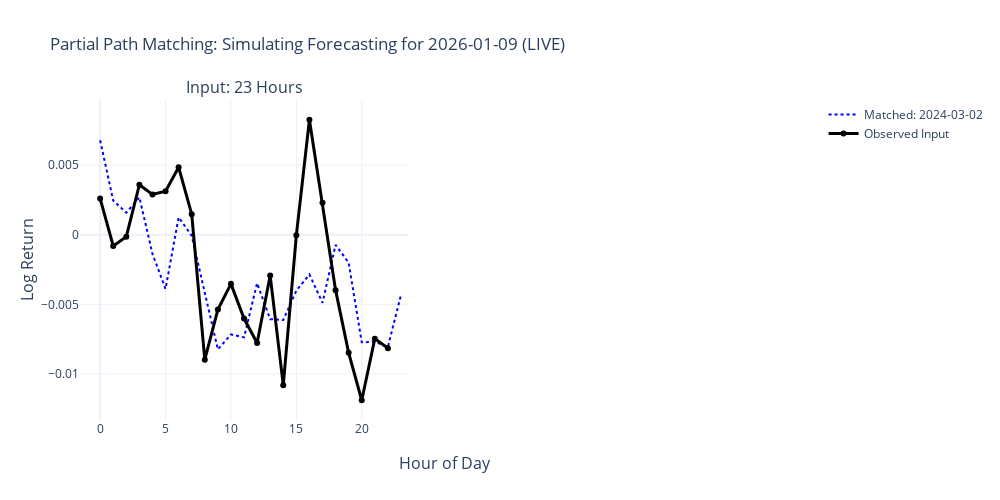

Source (notebook cell):
### Markdown cell above
## 5. Partial Path Matching (Forecasting / Nearest Neighbor)

Here we simulate a real-world scenario:
- We have observed the starting $k$ hours of a new day.
- We want to find the **most similar day** from history to predict how the rest of the day might unfold.

**Procedure:**
1. Select a "Target Day" (can be the latest day or a specific historic date).
2. Remove this Target Day from the "Historical Library" (to avoid matching with itself).
3. For each $k$ in user-defined `HOURS_TO_TEST` (e.g. [6, 12, 18, 23]):
    - Take the first $k$ hours of the Target Day.
    - Find the nearest neighbor in the Library (Euclidean distance on first $k$ steps).
    - Plot the Input vs. the Matched Outcome.

### Code cell
# Configuration
# ---------------------------------------------------------
# Define the hours you want to check for partial matching
# NOTE: If we are in "Live" mode (TARGET_DATE=None and live data exists),
# this list is ignored, and we only test the current available hours.
HOURS_TO_TEST = [6, 12, 18, 23]

# Define a specific target date to analyze (YYYY-MM-DD or None).
# If None, the script will use:
#   1. The LIVE incomplete day (if available) -> This is the "Real-Time Forecast".
#   2. The LAST complete historical day (if no live data is available).
TARGET_DATE = None  # e.g., "2024-01-15"
# ---------------------------------------------------------

# Use the full history for matching library, unless we select a target from it
library_matrix = series_matrix
library_dates = valid_dates

# Variables to hold our target info
TARGET_PATH_FULL = None  # May be None if live
TARGET_PATH_PARTIAL = None
TARGET_DATE_STR = ""
IS_LIVE_MODE = False

# 1. Determine Target Logic
if TARGET_DATE:
    # --- A. Specific Historic Date ---
    print(f"Mode: Historic Specific Date ({TARGET_DATE})")
    try:
        t_date_obj = pd.to_datetime(TARGET_DATE).date()
        date_indices = [i for i, d in enumerate(valid_dates) if d == t_date_obj]

        if not date_indices:
            raise ValueError(f"Date {TARGET_DATE} not found in valid history.")

        TARGET_IDX = date_indices[0]

        # Remove target from library so we don't match with self
        library_indices = np.arange(len(series_matrix)) != TARGET_IDX
        library_matrix = series_matrix[library_indices]
        library_dates = [d for i, d in enumerate(valid_dates) if i != TARGET_IDX]

        TARGET_PATH_FULL = series_matrix[TARGET_IDX]
        TARGET_DATE_STR = str(valid_dates[TARGET_IDX])

    except Exception as e:
        print(f"Error finding date {TARGET_DATE}: {e}")
        # Fallback would happen here if we wanted loopback, but let's just raise/stop for clarity
        raise
else:
    # --- B. Auto Mode (Live or Last Complete) ---
    if LIVE_DAY_SERIES is not None:
        print(f"Mode: LIVE Data detected ({LIVE_DAY_DATE})")
        TARGET_PATH_PARTIAL = LIVE_DAY_SERIES
        TARGET_DATE_STR = f"{LIVE_DAY_DATE} (LIVE)"
        IS_LIVE_MODE = True

        # In live mode, we simply use the current length of the day
        HOURS_TO_TEST = [len(LIVE_DAY_SERIES)]

        # Library is full series_matrix (since live day is effectively 'new N+1' day)
    else:
        print("Mode: No incomplete live data. Using LAST complete day.")
        TARGET_IDX = len(series_matrix) - 1

        # Remove target from library
        library_indices = np.arange(len(series_matrix)) != TARGET_IDX
        library_matrix = series_matrix[library_indices]
        library_dates = [d for i, d in enumerate(valid_dates) if i != TARGET_IDX]

        TARGET_PATH_FULL = series_matrix[TARGET_IDX]
        TARGET_DATE_STR = str(valid_dates[TARGET_IDX])


# 3. Dynamic Subplot Grid Calculation
NUM_PLOTS = len(HOURS_TO_TEST)
COLS = 2
ROWS = math.ceil(NUM_PLOTS / COLS)

fig_match = make_subplots(
    rows=ROWS,
    cols=COLS,
    subplot_titles=[f"Input: {h} Hours" for h in HOURS_TO_TEST],
    shared_yaxes=True,
    x_title="Hour of Day",
    y_title="Log Return",
)

# 4. Run Matching & Plotting
for i, hours_val in enumerate(HOURS_TO_TEST):
    # Determine row and col (1-based for Plotly)
    r = (i // COLS) + 1
    c = (i % COLS) + 1

    # a. Slice the input
    if IS_LIVE_MODE and TARGET_PATH_PARTIAL is not None:
        # Just use what we have (should match hours_val)
        partial_input = TARGET_PATH_PARTIAL
    elif TARGET_PATH_FULL is not None:
        partial_input = TARGET_PATH_FULL[:hours_val]
    else:
        # Fallback safety
        continue

    # b. Find nearest neighbor
    match_result = find_nearest_path(partial_input, library_matrix)
    matched_full_path = match_result["matched_path"]
    matched_idx_in_lib = match_result["index"]
    matched_date_str = library_dates[matched_idx_in_lib]

    # c. Plotting
    show_legend = i == 0

    # Trace 1: The Matched Historical Path (Full Day)
    fig_match.add_trace(
        go.Scatter(
            x=time_steps,
            y=matched_full_path,
            mode="lines",
            line={"color": "blue", "width": 2, "dash": "dot"},
            name=f"Matched: {matched_date_str}",  # Legend shows specific match date for first plot only
            showlegend=show_legend,
        ),
        row=r,
        col=c,
    )

    # Trace 2: The 'Future' of the Target Path (Ground Truth)
    # Only if we have it (Historic Mode)
    if not IS_LIVE_MODE and TARGET_PATH_FULL is not None:
        fig_match.add_trace(
            go.Scatter(
                x=time_steps,
                y=TARGET_PATH_FULL,
                mode="lines",
                line={"color": "grey", "width": 1},
                name="Actual Full Path",
                showlegend=show_legend,
            ),
            row=r,
            col=c,
        )

    # Trace 3: The Input Partial Path (What we observed)
    fig_match.add_trace(
        go.Scatter(
            x=time_steps[:hours_val],
            y=partial_input,
            mode="lines+markers",
            line={"color": "black", "width": 3},
            marker={"size": 6},
            name="Observed Input",
            showlegend=show_legend,
        ),
        row=r,
        col=c,
    )

fig_match.update_layout(
    title=f"Partial Path Matching: Simulating Forecasting for {TARGET_DATE_STR}",
    height=max(500, 400 * ROWS),  # Adjust height based on rows
    width=1000,
    template="plotly_white",
    hovermode="x unified",
)

fig_match.show()

### Figure 1 — Plotly figure (JSON) as saved in the notebook; plotly's stock layout.template omitted (floating-point values rounded to 4 significant figures)
{"data": [{"line": {"color": "blue", "dash": "dot", "width": 2}, "mode": "lines", "name": "Matched: 2024-03-02", "showlegend": true, "type": "scatter", "x": [0, 1, 2, 3, 4, 5, 6, 7, 8, 9, 10, 11, 12, 13, 14, 15, 16, 17, 18, 19, 20, 21, 22, 23], "xaxis": "x", "y": [0.006768, 0.002438, 0.001575, 0.002674, -0.00138, -0.003894, 0.001237, -7.404e-05, -0.004172, -0.008236, -0.007163, -0.007372, -0.003485, -0.006067, -0.006129, -0.004024, -0.002856, -0.004896, -0.0007357, -0.002017, -0.007727, -0.00769, -0.008061, -0.004323], "yaxis": "y"}, {"line": {"color": "black", "width": 3}, "marker": {"size": 6}, "mode": "lines+markers", "name": "Observed Input", "showlegend": true, "type": "scatter", "x": [0, 1, 2, 3, 4, 5, 6, 7, 8, 9, 10, 11, 12, 13, 14, 15, 16, 17, 18, 19, 20, 21, 22], "xaxis": "x", "y": [0.002587, -0.0008124, -0.0001467, 0.00358, 0.002887, 0.00312, 0.004834, 0.001468, -0.00897, -0.005379, -0.003533, -0.006022, -0.007775, -0.002941, -0.0108, -5.339e-05, 0.008243, 0.002282, -0.003986, -0.008478, -0.01188, -0.007465, -0.008147], "yaxis": "y"}], "layout": {"annotations": [{"font": {"size": 16}, "showarrow": false, "text": "Input: 23 Hours", "x": 0.225, "xanchor": "center", "xref": "paper", "y": 1, "yanchor": "bottom", "yref": "paper"}, {"font": {"size": 16}, "showarrow": false, "text": "Hour of Day", "x": 0.5, "xanchor": "center", "xref": "paper", "y": 0, "yanchor": "top", "yref": "paper", "yshift": -30}, {"font": {"size": 16}, "showarrow": false, "text": "Log Return", "textangle": -90, "x": 0, "xanchor": "right", "xref": "paper", "xshift": -40, "y": 0.5, "yanchor": "middle", "yref": "paper"}], "height": 500, "hovermode": "x unified", "title": {"text": "Partial Path Matching: Simulating Forecasting for 2026-01-09 (LIVE)"}, "width": 1000, "xaxis": {"anchor": "y", "domain": [0, 0.45]}, "xaxis2": {"anchor": "y2", "domain": [0.55, 1]}, "yaxis": {"anchor": "x", "domain": [0, 1]}, "yaxis2": {"anchor": "x2", "domain": [0, 1], "matches": "y", "showticklabels": false}}}
